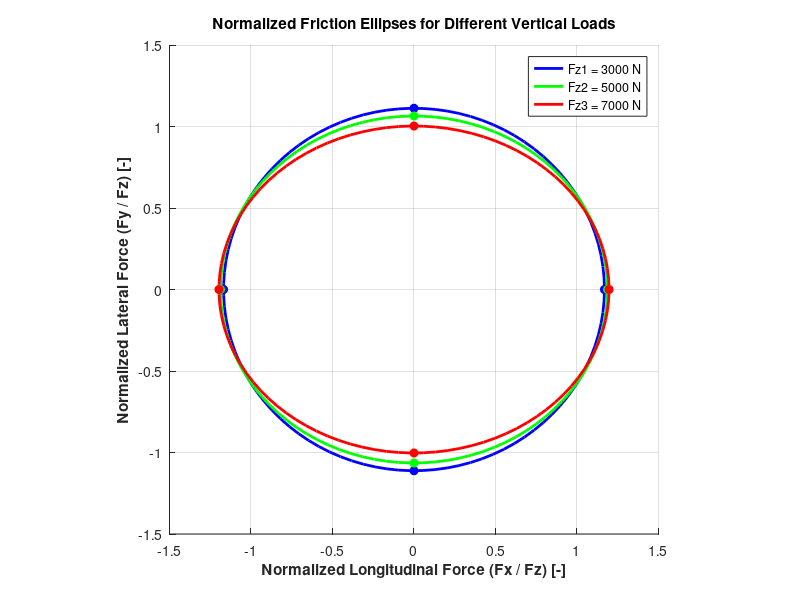
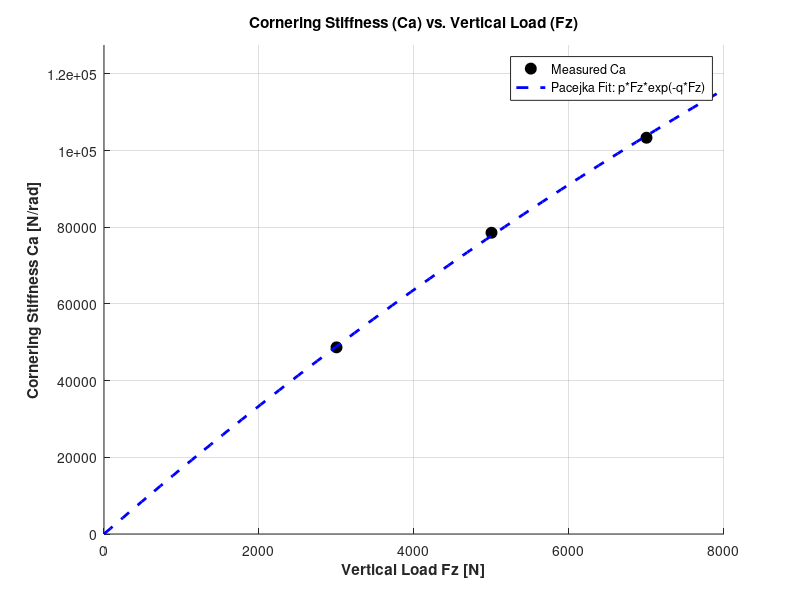
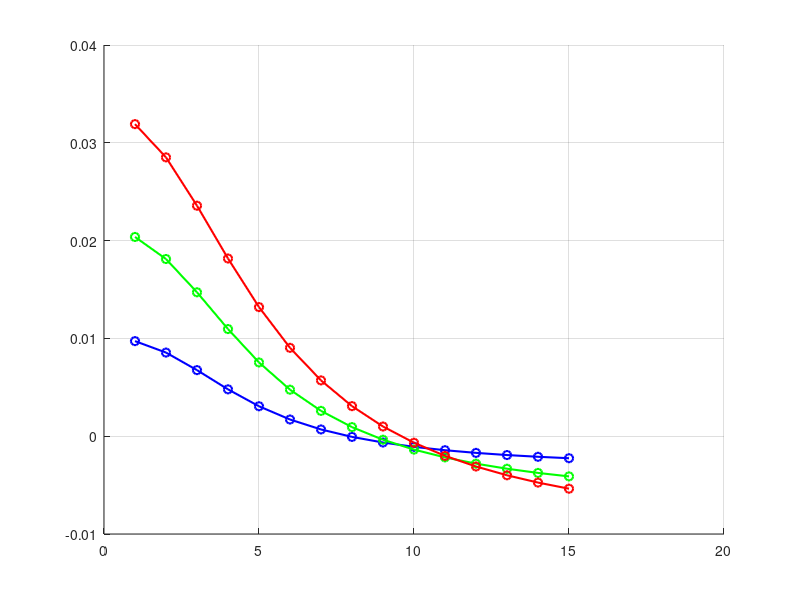

Source code (MATLAB) for these figures, in order: (Note: this script raises an error after producing the figures.)
% MKT4834 - HW3: Tire Modeling

% --- 1. Raw Tire Data Definition --- %

% VERTICAL LOADS [N]
Fz1 = 3000;  
Fz2 = 5000;  
Fz3 = 7000;  
% LONGITUDINAL FORCE DATA (Fx vs slip ratio 's')
% Slip ratio (s) 
s_Fx = [-1, -0.9, -0.8, -0.7, -0.6, -0.5, -0.4, -0.3, -0.2, -0.1, -0.06, -0.04, -0.03, -0.02, -0.01, 0, 0.01, 0.02, 0.03, 0.04, 0.06, 0.1, 0.2, 0.3, 0.4, 0.5, 0.6, 0.7, 0.8, 0.9, 1];
% Fx values 
Fx_3000 = [-2836.87, -2878.21, -2928.14, -2989.40, -3065.79, -3162.28, -3283.66, -3424.53, -3505.35, -2974.00, -2167.04, -1554.50, -1198.34, -815.24, -412.72, 0, 412.72, 815.24, 1198.34, 1554.50, 2167.04, 2974.00, 3505.35, 3424.53, 3283.66, 3162.28, 3065.79, 2989.40, 2928.14, 2878.21, 2836.87];
Fx_5000 = [-4879.09, -4947.88, -5029.26, -5126.68, -5244.73, -5389.09, -5565.14, -5769.16, -5936.04, -5520.29, -4486.02, -3443.27, -2739.01, -1912.14, -984.74, 0, 984.74, 1912.14, 2739.01, 3443.27, 4486.02, 5520.29, 5936.04, 5769.16, 5565.14, 5389.09, 5244.73, 5126.68, 5029.26, 4947.88, 4879.09];
Fx_7000 = [-6895.29, -6986.58, -7094.18, -7222.55, -7377.69, -7567.47, -7801.03, -8083.11, -8376.89, -8263.30, -7354.70, -6103.59, -5076.60, -3695.62, -1962.85, 0, 1962.85, 3695.62, 5076.60, 6103.59, 7354.70, 8263.30, 8376.89, 8083.11, 7801.03, 7567.47, 7377.69, 7222.55, 7094.18, 6986.58, 6895.29];
% LATERAL FORCE DATA (Fy vs slip angle 'alpha')
% Slip angle
alpha_Fy = [15, 14, 13, 12, 11, 10, 9, 8, 7, 6, 5, 4, 3, 2, 1, 0, -1, -2, -3, -4, -5, -6, -7, -8, -9, -10, -11, -12, -13, -14, -15];
% Fy values
Fy_3000 = [3335.17, 3322.18, 3305.76, 3284.93, 3258.36, 3224.20, 3179.78, 3121.18, 3042.40, 2933.94, 2780.25, 2555.25, 2215.86, 1698.99, 947.39, 0, -947.39, -1698.99, -2215.86, -2555.25, -2780.25, -2933.94, -3042.40, -3121.18, -3179.78, -3224.20, -3258.36, -3284.93, -3305.76, -3322.18, -3335.17];
Fy_5000 = [5321.36, 5318.87, 5312.93, 5302.03, 5283.93, 5255.27, 5210.95, 5143.03, 5038.94, 4878.61, 4629.80, 4241.92, 3641.46, 2742.22, 1497.99, 0, -1497.99, -2742.22, -3641.46, -4241.92, -4629.80, -4878.61, -5038.94, -5143.03, -5210.95, -5255.27, -5283.93, -5302.03, -5312.93, -5318.87, -5321.36];
Fy_7000 = [7009.17, 7015.88, 7020.23, 7020.66, 7014.64, 6998.11, 6964.38, 6902.29, 6792.92, 6604.21, 6282.80, 5745.74, 4884.40, 3607.18, 1925.80, 0, -1925.80, -3607.18, -4884.40, -5745.74, -6282.80, -6604.21, -6792.92, -6902.29, -6964.38, -6998.11, -7014.64, -7020.66, -7020.23, -7015.88, -7009.17];
% ALIGNING TORQUE DATA (Mz vs slip angle 'alpha')
% Slip angle (PDF'te -15'ten 15'e gidiyor)
alpha_Mz = [-15, -14, -13, -12, -11, -10, -9, -8, -7, -6, -5, -4, -3, -2, -1, 0, 1, 2, 3, 4, 5, 6, 7, 8, 9, 10, 11, 12, 13, 14, 15];
% Mz values
Mz_3000 = [7.51, 6.99, 6.37, 5.60, 4.67, 3.51, 2.05, 0.22, -2.10, -5.01, -8.51, -12.24, -14.97, -14.53, -9.21, 0, 9.21, 14.53, 14.97, 12.24, 8.51, 5.01, 2.10, -0.22, -2.05, -3.51, -4.67, -5.60, -6.37, -6.99, -7.51];
Mz_5000 = [21.87, 19.97, 17.67, 14.88, 11.44, 7.19, 1.88, -4.77, -13.06, -23.21, -34.91, -46.47, -53.58, -49.68, -30.52, 0, 30.52, 49.68, 53.58, 46.47, 34.91, 23.21, 13.06, 4.77, -1.88, -7.19, -11.44, -14.88, -17.67, -19.97, -21.87];
Mz_7000 = [37.62, 33.27, 28.05, 21.74, 14.08, 4.68, -6.90, -21.21, -38.76, -59.69, -82.93, -104.40, -115.12, -102.84, -61.45, 0, 61.45, 102.84, 115.12, 104.40, 82.93, 59.69, 38.76, 21.21, 6.90, -4.68, -14.08, -21.74, -28.05, -33.27, -37.62];

% --- 2. Friction Ellipse Analysis --- % 

% Find Peak Forces
Fx_peak_1 = max(Fx_3000); Fy_peak_1 = max(Fy_3000);
Fx_peak_2 = max(Fx_5000); Fy_peak_2 = max(Fy_5000);
Fx_peak_3 = max(Fx_7000); Fy_peak_3 = max(Fy_7000);
% 2. Normalize Forces
mu_x_1 = Fx_peak_1 / Fz1; mu_y_1 = Fy_peak_1 / Fz1;
mu_x_2 = Fx_peak_2 / Fz2; mu_y_2 = Fy_peak_2 / Fz2;
mu_x_3 = Fx_peak_3 / Fz3; mu_y_3 = Fy_peak_3 / Fz3;
% 3. Generate Ellipse Points
theta = linspace(0, 2*pi, 100);                % Angle vector from 0 to 360 degrees
% Ellipses are calculated using the formulas x = a*cos(theta), y = b*sin(theta)
x_ell_1 = mu_x_1 * cos(theta); y_ell_1 = mu_y_1 * sin(theta);
x_ell_2 = mu_x_2 * cos(theta); y_ell_2 = mu_y_2 * sin(theta);
x_ell_3 = mu_x_3 * cos(theta); y_ell_3 = mu_y_3 * sin(theta);
% 4. Plotting
figure('Name', 'Q1: Friction Ellipses', 'Color', 'w');      % window settings
hold on; grid on;
% Drawing ellipses
plot(x_ell_1, y_ell_1, 'b-', 'LineWidth', 2, 'DisplayName', 'Fz1 = 3000 N');
plot(x_ell_2, y_ell_2, 'g-', 'LineWidth', 2, 'DisplayName', 'Fz2 = 5000 N');
plot(x_ell_3, y_ell_3, 'r-', 'LineWidth', 2, 'DisplayName', 'Fz3 = 7000 N');
% Pure slip points marking
% Fz1 Points
plot([mu_x_1, -mu_x_1], [0, 0], 'bo', 'MarkerFaceColor', 'b', 'HandleVisibility', 'off');
plot([0, 0], [mu_y_1, -mu_y_1], 'bo', 'MarkerFaceColor', 'b', 'HandleVisibility', 'off');
% Fz2 Points
plot([mu_x_2, -mu_x_2], [0, 0], 'go', 'MarkerFaceColor', 'g', 'HandleVisibility', 'off');
plot([0, 0], [mu_y_2, -mu_y_2], 'go', 'MarkerFaceColor', 'g', 'HandleVisibility', 'off');
% Fz3 Points
plot([mu_x_3, -mu_x_3], [0, 0], 'ro', 'MarkerFaceColor', 'r', 'HandleVisibility', 'off');
plot([0, 0], [mu_y_3, -mu_y_3], 'ro', 'MarkerFaceColor', 'r', 'HandleVisibility', 'off');
% Graphics Settings
title('Normalized Friction Ellipses for Different Vertical Loads', 'FontWeight', 'bold');
xlabel('Normalized Longitudinal Force (Fx / Fz) [-]', 'FontWeight', 'bold');
ylabel('Normalized Lateral Force (Fy / Fz) [-]', 'FontWeight', 'bold');
legend('Location', 'best');
axis equal;                          % We align the axes to prevent the ellipses from losing their shape.
xlim([-1.5 1.5]); ylim([-1.5 1.5]);

% --- 3. Cornering Stiffness & Pneumatic Trail --- % 

% Cornering Stiffness (Ca) Determination
alpha_lin = [0, 1, 2];               % Data for linear regression (alpha <= 2 degrees)
Fy_lin_1 = [0, 947.39, 1698.99];
Fy_lin_2 = [0, 1497.99, 2742.22];
Fy_lin_3 = [0, 1925.80, 3607.18];
% Linear regression (polyfit) to find the slope (Ca in N/deg)
p1 = polyfit(alpha_lin, Fy_lin_1, 1); Ca1_deg = p1(1);
p2 = polyfit(alpha_lin, Fy_lin_2, 1); Ca2_deg = p2(1);
p3 = polyfit(alpha_lin, Fy_lin_3, 1); Ca3_deg = p3(1);
% Convert Ca from N/deg to N/rad (1 rad = 180/pi deg)
Ca1_rad = Ca1_deg * (180/pi);
Ca2_rad = Ca2_deg * (180/pi);
Ca3_rad = Ca3_deg * (180/pi);
% Printing the calculated angle and radian values to the screen.
fprintf('\n--- Cornering Stiffness (Ca) ---\n');
fprintf('Fz = 3000 N : %.2f N/deg  |  %.2f N/rad\n', Ca1_deg, Ca1_rad);
fprintf('Fz = 5000 N : %.2f N/deg  |  %.2f N/rad\n', Ca2_deg, Ca2_rad);
fprintf('Fz = 7000 N : %.2f N/deg  |  %.2f N/rad\n', Ca3_deg, Ca3_rad);
% Fit Pacejka Exponential Model: Ca = p * Fz * exp(-q * Fz)
Fz_vec = [Fz1, Fz2, Fz3];
Ca_rad_vec = [Ca1_rad, Ca2_rad, Ca3_rad];
y_fit = log(Ca_rad_vec ./ Fz_vec);     % Linearization for curve fitting: log(Ca / Fz) = log(p) - q * Fz
p_fit = polyfit(Fz_vec, y_fit, 1);
q_opt = -p_fit(1);
p_opt = exp(p_fit(2));
% Window settings of Ca vs Fz
figure('Name', 'Q2: Cornering Stiffness vs Vertical Load', 'Color', 'w');
hold on; grid on;
% plotting Ca vs Fz 
plot(Fz_vec, Ca_rad_vec, 'ko', 'MarkerSize', 8, 'MarkerFaceColor', 'k', 'DisplayName', 'Measured Ca');
% Smooth curve for the fit
Fz_plot = linspace(0, 8000, 100);
Ca_fit = p_opt .* Fz_plot .* exp(-q_opt .* Fz_plot);
plot(Fz_plot, Ca_fit, 'b--', 'LineWidth', 2, 'DisplayName', 'Pacejka Fit: p*Fz*exp(-q*Fz)');
% Graphics Settings
title('Cornering Stiffness (Ca) vs. Vertical Load (Fz)', 'FontWeight', 'bold');
xlabel('Vertical Load Fz [N]', 'FontWeight', 'bold');
ylabel('Cornering Stiffness Ca [N/rad]', 'FontWeight', 'bold');
legend('Location', 'best');
xlim([0 8000]); ylim([0 max(Ca_fit)*1.1]);
% Pneumatic Trail (t) Calculation
% Extract positive slip angles to avoid division by zero at alpha = 0
idx_pos = (alpha_Fy > 0); 
alpha_pos = alpha_Fy(idx_pos);
% Calculate pneumatic trail: t = -Mz / Fy
t_1 = -Mz_3000(idx_pos) ./ Fy_3000(idx_pos);
t_2 = -Mz_5000(idx_pos) ./ Fy_5000(idx_pos);
t_3 = -Mz_7000(idx_pos) ./ Fy_7000(idx_pos);
% Window settings of Pneumatic Trail vs Slip Angle
figure('Name', 'Q3: Pneumatic Trail', 'Color', 'w');
hold on; grid on;
% Plot Pneumatic Trail vs Slip Angle
plot(alpha_pos, t_1, 'b-o', 'LineWidth', 1.5, 'DisplayName', 'Fz1 = 3000 N');
plot(alpha_pos, t_2, 'g-o', 'LineWidth', 1.5, 'DisplayName', 'Fz2 = 5000 N');
plot(alpha_pos, t_3, 'r-o', 'LineWidth', 1.5, 'DisplayName', 'Fz3 = 7000 N');
% Plot a zero line to easily spot the zero-crossing
yline(0, 'k--', 'HandleVisibility', 'off');
% Graphics Settings
title('Pneumatic Trail (t) vs. Slip Angle (\alpha)', 'FontWeight', 'bold');
xlabel('Slip Angle \alpha [deg]', 'FontWeight', 'bold');
ylabel('Pneumatic Trail t [m]', 'FontWeight', 'bold');
legend('Location', 'best');

% --- 4. Combined Loading Condition (Friction Ellipse Approximation) --- % 

% Lateral Force at Constant Slip Angle (alpha = 5 deg)
alpha_const = 5;
s_test = [-0.1, 0, 0.1, 0.2];     % given slip rates
% The relevant values are for Fz2 = 5000 N.
Fy_pure_5deg = interp1(alpha_Fy, Fy_5000, alpha_const);    % Fy (alpha=5)
Fx_pure_s = interp1(s_Fx, Fx_5000, s_test);                % Fx's at that moment
Fx_peak_abs = max(abs(Fx_5000));                           % Absolute Fx peak
% Friction ellipse formula combined with Fy calculation
Fy_comb = Fy_pure_5deg .* sqrt(max(0, 1 - (Fx_pure_s ./ Fx_peak_abs).^2));     % The max command prevents the square root from going into the negative.
% Window settings and Plotting
figure('Name', 'Q4a: Combined Slip (Fy vs s)', 'Color', 'w');
plot(s_test, Fy_comb, 'b-o', 'LineWidth', 2, 'MarkerFaceColor', 'b', 'MarkerSize', 6);
grid on;
% Graphics Settings
title('Combined Lateral Force (F_y) vs. Slip Ratio (s) at \alpha = 5^\circ', 'FontWeight', 'bold');
xlabel('Slip Ratio (s) [-]', 'FontWeight', 'bold');
ylabel('Estimated Combined Lateral Force F_{y,comb} [N]', 'FontWeight', 'bold');
ylim([0 5000]); xlim([-0.15 0.25]);
% Longitudinal Force at Constant Slip Ratio (s = 0.1)
s_const = 0.1;
alpha_test = [0, 2, 4, 6];        % given sliding angles
% The relevant values are for Fz2 = 5000 N.
Fx_pure_01 = interp1(s_Fx, Fx_5000, s_const);              % Fx (s=0.1)
Fy_pure_alpha = interp1(alpha_Fy, Fy_5000, alpha_test);    % Fy's at that moment
Fy_peak_abs = max(abs(Fy_5000));                           % Absolute Fy peak
% Fx calculation combined with the friction ellipse formula
Fx_comb = Fx_pure_01 .* sqrt(max(0, 1 - (Fy_pure_alpha ./ Fy_peak_abs).^2));
% Window settings and Plotting
figure('Name', 'Q4b: Combined Slip (Fx vs alpha)', 'Color', 'w');
plot(alpha_test, Fx_comb, 'r-o', 'LineWidth', 2, 'MarkerFaceColor', 'r', 'MarkerSize', 6);
grid on;
% Graphics Settings
title('Combined Longitudinal Force (F_x) vs. Slip Angle (\alpha) at s = 0.1', 'FontWeight', 'bold');
xlabel('Slip Angle \alpha [deg]', 'FontWeight', 'bold');
ylabel('Estimated Combined Longitudinal Force F_{x,comb} [N]', 'FontWeight', 'bold');
ylim([0 6000]); xlim([-1 7]);

% --- 5. Pacejka 'Magic Formula' Parameter Identification --- % 

% Magic Formula Equation (x(1)=B, x(2)=C, x(3)=D, x(4)=E)
MF_eq = @(x, alpha) x(3) .* sin(x(2) .* atan(x(1).*alpha - x(4).*(x(1).*alpha - atan(x(1).*alpha))));
% Optimization Settings
options = optimset('Display', 'off');
lb = [0, 0, 0, -5];                       % (Lower bounds)
ub = [Inf, Inf, Inf, 1];                  % Physical constraint E ≤ 1 during adaptation
% Initial guesses [B, C, D, E]
% D (Peak Factor): This is the peak point of the curve. Therefore, we can consider the highest point of our data as the starting point
% C (Shape Factor): In the literature, this value has been proven to be around 1.3 for lateral forces
% B (Stiffness Factor): The initial slope at the origin is equal to B*C*D.
% And Our gradient was approximately 1500 N/deg so B is approximately 0.2
guess_1 = [0.2, 1.3, max(Fy_3000), 0];
guess_2 = [0.2, 1.3, max(Fy_5000), 0];
guess_3 = [0.2, 1.3, max(Fy_7000), 0];
% Curve Fitting with lsqcurvefit
[par_1, res1] = lsqcurvefit(MF_eq, guess_1, alpha_Fy, Fy_3000, lb, ub, options);
[par_2, res2] = lsqcurvefit(MF_eq, guess_2, alpha_Fy, Fy_5000, lb, ub, options);
[par_3, res3] = lsqcurvefit(MF_eq, guess_3, alpha_Fy, Fy_7000, lb, ub, options);
% Printing the obtained parameters B, C, D, E to the screen
fprintf('\n--- Magic Formula Parameters (B, C, D, E) ---\n');
fprintf('Fz1 (3000 N) -> B=%.4f, C=%.4f, D=%.1f, E=%.4f\n', par_1(1), par_1(2), par_1(3), par_1(4));
fprintf('Fz2 (5000 N) -> B=%.4f, C=%.4f, D=%.1f, E=%.4f\n', par_2(1), par_2(2), par_2(3), par_2(4));
fprintf('Fz3 (7000 N) -> B=%.4f, C=%.4f, D=%.1f, E=%.4f\n', par_3(1), par_3(2), par_3(3), par_3(4));
% RMSE (Root Mean Square Error) and R^2 Calculations
Fy_model_1 = MF_eq(par_1, alpha_Fy);
Fy_model_2 = MF_eq(par_2, alpha_Fy);
Fy_model_3 = MF_eq(par_3, alpha_Fy);
n = length(alpha_Fy);
RMSE_1 = sqrt(sum((Fy_3000 - Fy_model_1).^2)/n);
RMSE_2 = sqrt(sum((Fy_5000 - Fy_model_2).^2)/n);
RMSE_3 = sqrt(sum((Fy_7000 - Fy_model_3).^2)/n);
R2_1 = 1 - sum((Fy_3000 - Fy_model_1).^2) / sum((Fy_3000 - mean(Fy_3000)).^2);
R2_2 = 1 - sum((Fy_5000 - Fy_model_2).^2) / sum((Fy_5000 - mean(Fy_5000)).^2);
R2_3 = 1 - sum((Fy_7000 - Fy_model_3).^2) / sum((Fy_7000 - mean(Fy_7000)).^2);
% Printing the RMSE and R^2
fprintf('\n--- Model Validation (RMSE & R^2) ---\n');
fprintf('Fz1 (3000 N) | RMSE: %6.2f N | R^2: %.4f\n', RMSE_1, R2_1);
fprintf('Fz2 (5000 N) | RMSE: %6.2f N | R^2: %.4f\n', RMSE_2, R2_2);
fprintf('Fz3 (7000 N) | RMSE: %6.2f N | R^2: %.4f\n', RMSE_3, R2_3);
% Window settings and Plotting
alpha_plot = linspace(-16, 16, 200);
figure('Name', 'Q5c: Magic Formula Validation', 'Color', 'w');
hold on; grid on;
% Actual Data Points (Open Circles)
plot(alpha_Fy, Fy_3000, 'bo', 'MarkerFaceColor','w', 'DisplayName', 'Measured Data (3000 N)');
plot(alpha_Fy, Fy_5000, 'go', 'MarkerFaceColor','w', 'DisplayName', 'Measured Data (5000 N)');
plot(alpha_Fy, Fy_7000, 'ro', 'MarkerFaceColor','w', 'DisplayName', 'Measured Data (7000 N)');
% Fitted Magic Formula Solid lines
plot(alpha_plot, MF_eq(par_1, alpha_plot), 'b-', 'LineWidth', 1.5, 'DisplayName', 'Magic Formula (3000 N)');
plot(alpha_plot, MF_eq(par_2, alpha_plot), 'g-', 'LineWidth', 1.5, 'DisplayName', 'Magic Formula (5000 N)');
plot(alpha_plot, MF_eq(par_3, alpha_plot), 'r-', 'LineWidth', 1.5, 'DisplayName', 'Magic Formula (7000 N)');
% Graphic Settings
title('Magic Formula Fit vs. Measured Tire Data', 'FontWeight', 'bold');
xlabel('Slip Angle \alpha [deg]', 'FontWeight', 'bold');
ylabel('Lateral Force F_y [N]', 'FontWeight', 'bold');
legend('Location', 'northwest');
xlim([-16 16]);
